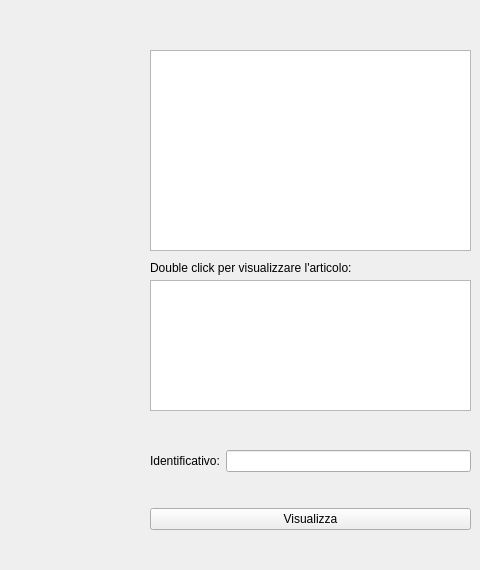
      <widget class="QWidget" name="SEZIONEE">
       <widget class="QPlainTextEdit" name="RivistaNoAutoreConsiderata">
        <property name="geometry">
         <rect>
          <x>150</x>
          <y>280</y>
          <width>321</width>
          <height>131</height>
         </rect>
        </property>
       </widget>
       <widget class="QListWidget" name="ListaRivisteNoAutore">
        <property name="geometry">
         <rect>
          <x>150</x>
          <y>50</y>
          <width>321</width>
          <height>201</height>
         </rect>
        </property>
       </widget>
       <widget class="QWidget" name="layoutWidget">
        <property name="geometry">
         <rect>
          <x>150</x>
          <y>420</y>
          <width>321</width>
          <height>141</height>
         </rect>
        </property>
        <layout class="QVBoxLayout" name="verticalLayout_29">
         <item>
          <layout class="QHBoxLayout" name="horizontalLayout_20">
           <item>
            <widget class="QLabel" name="label_60">
             <property name="text">
              <string>Identificativo:</string>
             </property>
            </widget>
           </item>
           <item>
            <widget class="QLineEdit" name="IdentificativoAutoreNoRivista"/>
           </item>
          </layout>
         </item>
         <item>
          <widget class="QPushButton" name="VisualizzaRivisteNoAutore">
           <property name="text">
            <string>Visualizza</string>
           </property>
          </widget>
         </item>
        </layout>
       </widget>
       <widget class="QLabel" name="label_63">
        <property name="geometry">
         <rect>
          <x>150</x>
          <y>260</y>
          <width>321</width>
          <height>16</height>
         </rect>
        </property>
        <property name="text">
         <string>Double click per visualizzare l'articolo:</string>
        </property>
       </widget>
      </widget>
